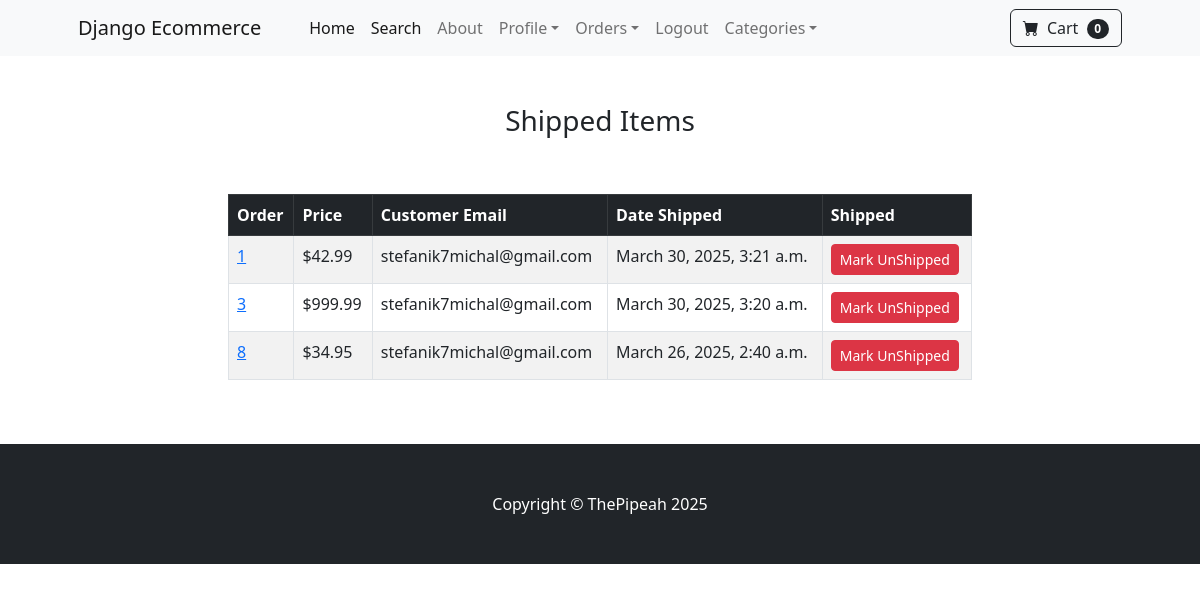
The page /payment/shipped_dash (signed in) on the database its author committed.
### payment/models.py (models this page shows, shortened)
class Order(models.Model):
    user = models.ForeignKey(User, on_delete=models.CASCADE, null=True, blank=True)
    full_name = models.CharField(max_length=250)
    email = models.EmailField(max_length=250)
    shipping_address = models.TextField(max_length=15000)
    amount_paid = models.DecimalField(max_digits=10, decimal_places=2)
    date_ordered= models.DateTimeField(auto_now_add=True)
    shipped = models.BooleanField(default=False)
    date_shipped = models.DateTimeField(blank=True, null=True)

### payment/views.py (the view, shortened to what this page needs)
# urls.py: path("shipped_dash", views.shipped_dash, name="shipped_dash"),
def shipped_dash(request):
    if request.user.is_authenticated and request.user.is_superuser:
        orders = Order.objects.filter(shipped=True)
        return render(request, "payment/shipped_dash.html", {"orders":orders})
    else:
        messages.success(request, "Ordee Placed")
        return redirect("home")

### cart/cart.py (called while the page is built)
    def __len__(self):
        return len(self.cart)

### cart/context_processors.py (called while the page is built)
def cart(request):
    return{'cart': Cart(request)}

### payment/templates/payment/shipped_dash.html (shortened to what this page needs)
{% extends "base.html" %}
{% block content %}
        <div class="container">
            <div class="row">
                <center>
                    <div class="col-8">
                        <br/><br/>
                        <h3>Shipped Items</h3>
                         <br/><br/>
                        <table class="table table-striped table-hover table-bordered">
                            <thead class="table-dark">
                                <tr>
                                    <th scope="col">Order</th>
                                    <th scope="col">Price</th>
                                    <th scope="col">Customer Email</th>
                                    <th scope="col">Date Shipped</th>
                                    <th scope="col">Shipped</th>
                                </tr>
                            </thead>
                            <tbody>
                                {% for item in orders %}
                                    <tr>
                                        <td><a href="{% url "orders" item.id %}">{{ item.id }}</a></td>
                                        <td>${{ item.amount_paid }}</td>
                                        <td>{{ item.email }}</td>
                                        <td>{{ item.date_shipped }}</td>
                                        <td>
                                            <form method="POST">
                                                <button type="Submit" class="btn btn-danger btn-sm">Mark UnShipped</button>
                                            </form>
                                        </td>
                                    </tr>
                                {% endfor %}
                            </tbody>
                        </table>
                        <br/><br/>
                    </div>
                </center>
            </div>
        </div>
{% endblock content %}

### rows shown on the page
Order: id "1", amount_paid "42.99", email "stefanik7michal@gmail.com", date_shipped "March 30, 2025, 3:21 a.m."
Order: id "3", amount_paid "999.99", email "stefanik7michal@gmail.com", date_shipped "March 30, 2025, 3:20 a.m."
Order: id "8", amount_paid "34.95", email "stefanik7michal@gmail.com", date_shipped "March 26, 2025, 2:40 a.m."

### other values the page prints
{{ cart|length }} "0"
